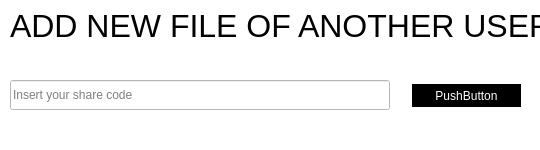
<?xml version="1.0" encoding="UTF-8"?>
<ui version="4.0">
 <class>AddFile</class>
 <widget class="QDialog" name="AddFile">
  <property name="geometry">
   <rect>
    <x>0</x>
    <y>0</y>
    <width>540</width>
    <height>150</height>
   </rect>
  </property>
  <property name="minimumSize">
   <size>
    <width>540</width>
    <height>150</height>
   </size>
  </property>
  <property name="maximumSize">
   <size>
    <width>540</width>
    <height>150</height>
   </size>
  </property>
  <property name="windowTitle">
   <string>AddFile</string>
  </property>
  <property name="styleSheet">
   <string notr="true">background-color: rgb(255, 255, 255);</string>
  </property>
  <widget class="QLabel" name="label">
   <property name="geometry">
    <rect>
     <x>10</x>
     <y>10</y>
     <width>541</width>
     <height>31</height>
    </rect>
   </property>
   <property name="styleSheet">
    <string notr="true">font-size: 32px;</string>
   </property>
   <property name="text">
    <string>ADD NEW FILE OF ANOTHER USER</string>
   </property>
  </widget>
  <widget class="QLineEdit" name="shareCode">
   <property name="geometry">
    <rect>
     <x>10</x>
     <y>80</y>
     <width>380</width>
     <height>30</height>
    </rect>
   </property>
   <property name="placeholderText">
    <string>Insert your share code</string>
   </property>
  </widget>
  <widget class="QPushButton" name="pushButton">
   <property name="geometry">
    <rect>
     <x>410</x>
     <y>80</y>
     <width>113</width>
     <height>31</height>
    </rect>
   </property>
   <property name="styleSheet">
    <string notr="true">QPushButton{  
background-color: rgb(0, 0, 0);
border: none;
color: white;
text-align: center;
margin: 4px 2px;
opacity: 0.6;
text-decoration: none;
}

QPushButton:hover
{
	margin: 2px 1px;
}</string>
   </property>
   <property name="text">
    <string>PushButton</string>
   </property>
  </widget>
 </widget>
 <layoutdefault spacing="6" margin="11"/>
 <resources/>
 <connections/>
</ui>
